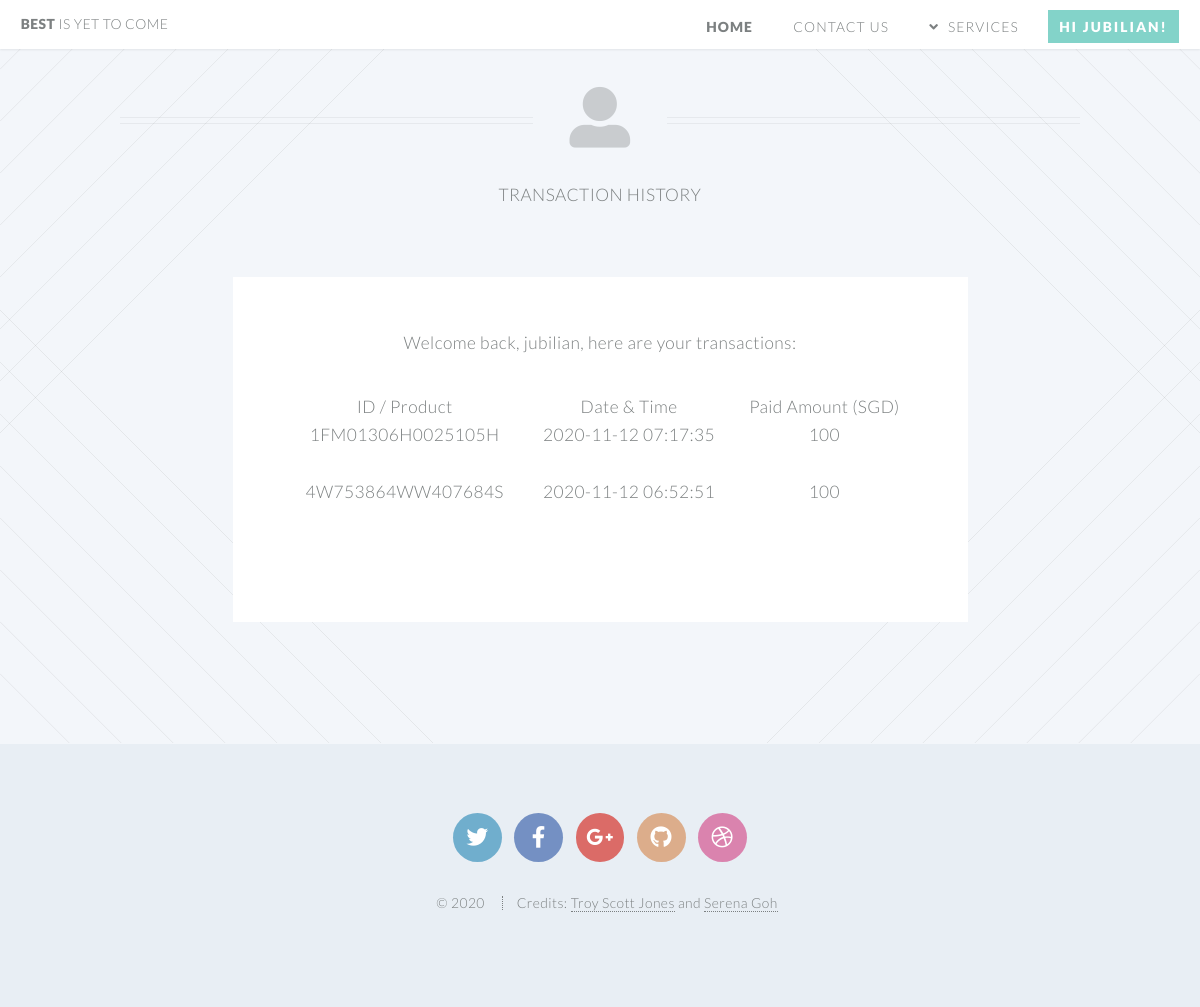
Page /transaction_history.php (signed in) on the committed database.
### tables this page shows
CREATE TABLE `transaction_history` (
  `transaction_id` varchar(45) NOT NULL,
  `date_and_time` varchar(45) NOT NULL,
  `username` varchar(45) NOT NULL,
  `service` varchar(45) NOT NULL,
  `package` varchar(45) NOT NULL,
  `paid_amount` int(10) unsigned NOT NULL,
  `currency` varchar(45) NOT NULL,
  `payment_method` varchar(45) NOT NULL,
  PRIMARY KEY (`transaction_id`),
  UNIQUE KEY `date_and_time_UNIQUE` (`date_and_time`)
);

### transaction_history.php (the view, shortened to what this page needs)
<!DOCTYPE HTML>
<html lang="en">
    <head>
        <link rel="stylesheet" href="assets/css/main.css" />
    </head>
    <body class="index is-preload">
        <div id="page-wrapper">
            <?php include "header.inc.php"; ?>
            <article id="main" role="main">
                <header class="special container">
                    <span class="icon solid fa-user-alt"></span>
                    <h1>Transaction History</h1>
                </header>
                <section class="wrapper style4 special container medium">
                    <div class="content" aria-level="1">
                        <?php
                        echo "<p>Welcome back, " . $_SESSION['username'] . ", here are your transactions: " . "</p>";
                        $config = parse_ini_file('./../private/dbconfig.ini');
                        $conn = new mysqli($config['dbservername'], $config['dbusername'], $config['dbpassword'], $config['dbname']);
                        $validUser = $_SESSION['username'];
                        $sql = 'SELECT * FROM transaction_history WHERE username = "' . $validUser . '"';
                        $result = $conn->query($sql);
                        if ($result->num_rows > 0) {
                            echo "<table><tr><th>ID / Product</th><th>Date & Time</th><th>Paid Amount (SGD)</th></tr>";
                            while ($row = $result->fetch_assoc()) {
                                echo
                                "<tr>"
                                . "<td>"
                                . $row["transaction_id"]
                                . "</td>"
                                . '<td rowspan="2">'
                                . $row["date_and_time"]
                                . '</td><td rowspan="2">'
                                . $row["paid_amount"]
                                . "</td></tr>"
                                . "<tr><td>"
                                . $row["product_name"]
                                . "</td></tr>"
                                . "<tr><td>&nbsp;</td></tr>";
                            }
                            echo "</table>";
                        } else {
                            echo "You have no transactions with us at the moment";
                        }
                        ?>
                    </div>
                </section>
            </article>
            <?php include "footer.inc.php"; ?>
        </div>
    </body>
</html>

### header.inc.php (shortened to what this page needs)
<?php
$currentpage = $_SERVER['REQUEST_URI'];
if ($currentpage == "/" || $currentpage == "/index.php" || $currentpage == "/index" || $currentpage == "") {
    echo "<header id='header' class='alt'>";
} else {
    echo "<header id='header'>";
}
if (!(isset($_SESSION['logged_in']))) {
    $if_loggedin = "<li>
                    <a href='/login.php' class='button primary'>Login Here!</a>
                    <ul>
                        <li><a href='signup.php'>Sign Up Here!</a></li>
                    </li>";
} else {
    $if_loggedin = "<li>
    <a href = '/profile.php' class = 'button primary'>Hi " . $_SESSION['username'] . "!</a>
    <ul>
    <li><a href = '/profile.php'>Profile</a></li>
    <li><a href = '/transaction_history.php'>Transaction History</a></li>
    <li><a href = '/logout.php'>Log Out</a></li>
    </ul>
    </li>";
}
?>
<h1 id="logo"><a href="index.php">BEST <span>is yet to come</span></a></h1>
<nav id="nav">
    <ul>
        <li class="current"><a href="index.php">Home</a></li>
        <li class="menu"><a href="contact.php">Contact Us</a></li>
        <li class="submenu">
            <a>Services</a>
        </li>
        <?php echo $if_loggedin;
        ?>
    </ul>
</nav>
<?php echo "</header>"; ?>

### footer.inc.php
<!DOCTYPE html>
<html>
    <footer>
        <div id="footer" role="contentinfo" aria-label="Content Info">
            <ul class="icons">
                <li><a class="icon brands circle fa-twitter"><span class="label"></span></a></li>
                <li><a class="icon brands circle fa-facebook-f"><span class="label"></span></a></li>
                <li><a class="icon brands circle fa-google-plus-g"><span class="label"></span></a></li>
                <li><a class="icon brands circle fa-github"><span class="label"></span></a></li>
                <li><a class="icon brands circle fa-dribbble"><span class="label"></span></a></li>
            </ul>
            <ul class="copyright">
                <li>
                    © 2020
                </li>
                <li>
                    Credits: <a href="https://www.linkedin.com/in/tscottjones/?originalSubdomain=sg">Troy Scott Jones</a> and <a href="https://www.linkedin.com/in/serenahlgoh/">Serena Goh</a>
                </li>
            </ul>
        </div>
    </footer>
</html>

### rows in the picture
transaction_history: transaction_id "1FM01306H0025105H", date_and_time "2020-11-12 07:17:35", paid_amount "100"
transaction_history: transaction_id "4W753864WW407684S", date_and_time "2020-11-12 06:52:51", paid_amount "100"

### other values in the picture
$_SESSION['username'] "JUBILIAN"
$_SESSION['username'] "jubilian"
